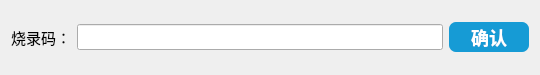
<?xml version="1.0" encoding="UTF-8"?>
<ui version="4.0">
 <class>InputWindow</class>
 <widget class="QWidget" name="InputWindow">
  <property name="geometry">
   <rect>
    <x>0</x>
    <y>0</y>
    <width>540</width>
    <height>75</height>
   </rect>
  </property>
  <property name="windowTitle">
   <string>输入烧录码</string>
  </property>
  <property name="styleSheet">
   <string notr="true">font-size:15px;</string>
  </property>
  <layout class="QVBoxLayout" name="verticalLayout">
   <item>
    <layout class="QHBoxLayout" name="horizontalLayout">
     <item>
      <widget class="QLabel" name="label">
       <property name="styleSheet">
        <string notr="true">font-size:15px;</string>
       </property>
       <property name="text">
        <string>烧录码：</string>
       </property>
      </widget>
     </item>
     <item>
      <widget class="QLineEdit" name="lineEdit">
       <property name="minimumSize">
        <size>
         <width>0</width>
         <height>25</height>
        </size>
       </property>
       <property name="maxLength">
        <number>32</number>
       </property>
      </widget>
     </item>
     <item>
      <widget class="QPushButton" name="pushButton">
       <property name="minimumSize">
        <size>
         <width>80</width>
         <height>30</height>
        </size>
       </property>
       <property name="styleSheet">
        <string notr="true">background-color:rgb(22,155,213);
font-weight:bold;
font-size:18px;
color:rgb(255, 255, 255);
border-width:2px;
border-radius:7px;</string>
       </property>
       <property name="text">
        <string>确认</string>
       </property>
      </widget>
     </item>
    </layout>
   </item>
  </layout>
 </widget>
 <resources/>
 <connections/>
</ui>
